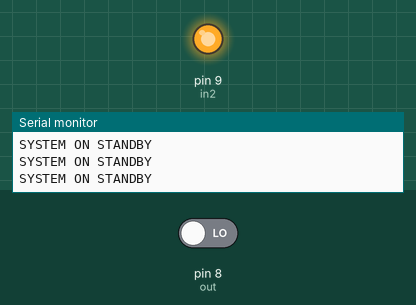
A sketch run on a simulated Arduino Uno, built with avr-gcc and run on an emulated ATmega328P. Parts: output pins drawn as LEDs (lit = HIGH), the last lines printed to the serial monitor. Inputs (shaded band) come from the test bench; at power-on: pin 8 (out) LOW.

Above: at 1.2 s.
1.3 s: pin 8 (out) driven HIGH
At 1.7 s:
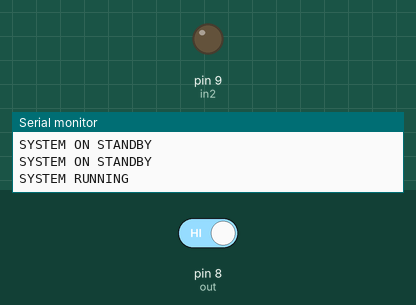
Timing chart, 0 to 4.3 s (numbered marks = the images above; inputs shaded):
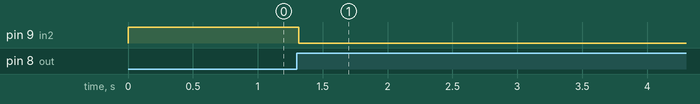

Measured:
- after the input at 1.3 s, pin 9 (in2): HIGH → LOW at once

The sketch:

Don_t_give_up.ino
```cpp
int in2 = 9;
int out = 8;
void setup() {
pinMode(in2, OUTPUT);
pinMode(out, INPUT);
Serial.begin(9600);
}
void loop() {

if(digitalRead(out) == HIGH){
  digitalWrite(in2, LOW);

  Serial.println("SYSTEM RUNNING");
  delay(20000);

    }
else{
  digitalWrite(in2, HIGH);

    Serial.println("SYSTEM ON STANDBY");
}
}
```
